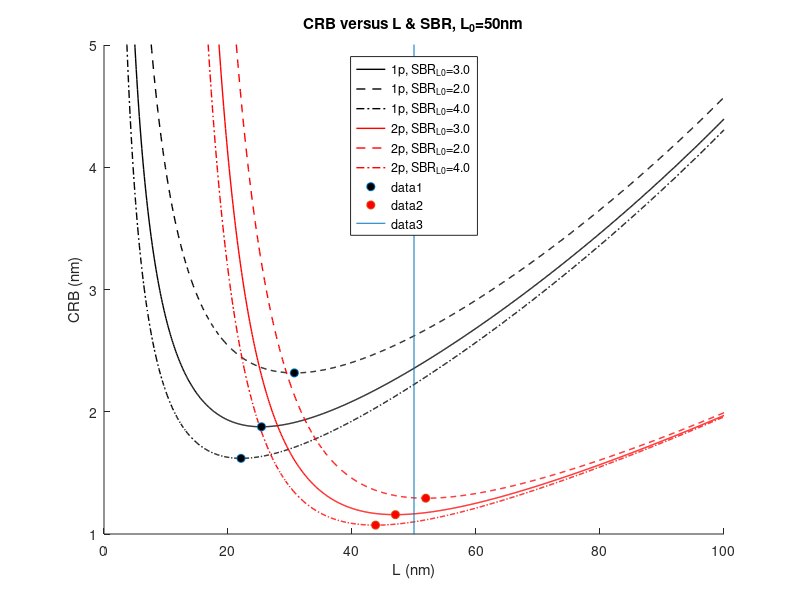
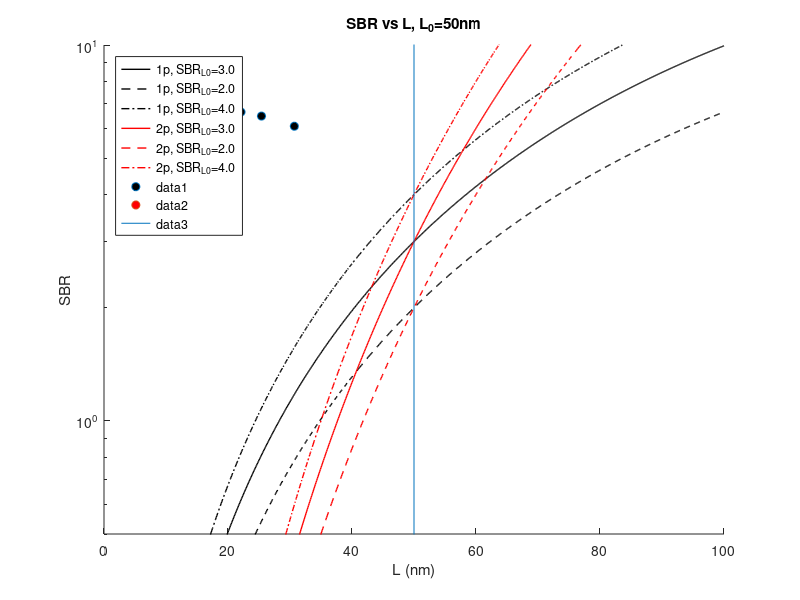

Recreate these plots in MATLAB, in order.
clear all
close all
clc
NN=100;% photon number
K=4;
wavelength=[647,800];
fwhm_option=wavelength*0.51/1.4;
Lmax=100;
L=0:0.1:Lmax;
L0=50;
SBRL0=[3,2,4];  % !=0
numSBR0=numel(SBRL0);

line_width=1;
label={'test'};

for photon=1:2
    index=2*photon;
    fwhm=fwhm_option(photon);
    
    for ii=1:numSBR0
        if SBRL0(ii) < Inf
            SBR=(L.^index/(L0^index)).*exp(index*(log(2)/fwhm^2).*(L0^2-L.^2))*SBRL0(ii);
            CRB=L .* sqrt((1./SBR + 1).*(3/K./SBR + 1)/NN/2)  ...
                ./(index * (1 - (log(2)*L.^2 /fwhm^2)) ) ;
        else
            CRB = L .* sqrt(1/NN/2) ./(index * (1 - (log(2)*L.^2 /fwhm^2)) ) ;
        end
        if ii==1    c1='k';c2='r'; end
        if ii==2    c1='k--';c2='r--'; end
        if ii==3    c1='k-.';c2='r-.'; end
        if ii==4    c1='k:';c2='r:'; end
        if photon==2
            figure(1), plot(L,CRB,c2,'LineWidth',line_width), hold on
            figure(2), semilogy(L,SBR,c2,'LineWidth',line_width); hold on
        else
            figure(1), plot(L,CRB,c1,'LineWidth',line_width), hold on
            figure(2), semilogy(L,SBR,c1,'LineWidth',line_width); hold on
        end
        
        minCRB(photon,ii)=min(CRB);
        minCRB_index(photon,ii)=find(CRB==min(CRB));
        L_min(photon,ii)=L(minCRB_index(photon,ii));
        SBR_min(photon,ii)=SBR(minCRB_index(photon,ii));
        CRB_L50(photon,ii)=CRB(L==L0);
        
        name=sprintf('%dp, SBR_L_0=%.1f',photon, SBRL0(ii));
        label(ii+photon*numSBR0-numSBR0) = cellstr(name);
    end
end

figure(1)
title(['CRB versus L & SBR, L_0=',num2str(L0),'nm'])
axis([0 Lmax 1 5])
legend(label,'Location','north')
hold on, scatter(L_min(1,:),minCRB(1,:),'MarkerFaceColor','k');
hold on, scatter(L_min(2,:),minCRB(2,:),'MarkerFaceColor','r');
ylabel('CRB (nm)'), xlabel('L (nm)')
line([50 50],[0 10])
box off

figure(2)
title(['SBR vs L, L_0=',num2str(L0),'nm'])
axis([0 Lmax 0.5 10])
legend(label,'Location','northwest')
ylabel('SBR'), xlabel('L (nm)')
hold on, scatter(L_min(1,:),SBR_min(1,:),'MarkerFaceColor','k');
hold on, scatter(L_min(2,:),SBR_min(2,:),'MarkerFaceColor','r');
line([50 50],[0.01 100])
box off

Ratio_LminL50 = 1 - minCRB./CRB_L50
RatioMin_L50  = CRB_L50(1,:)./CRB_L50(2,:)
SBR_min
L_min